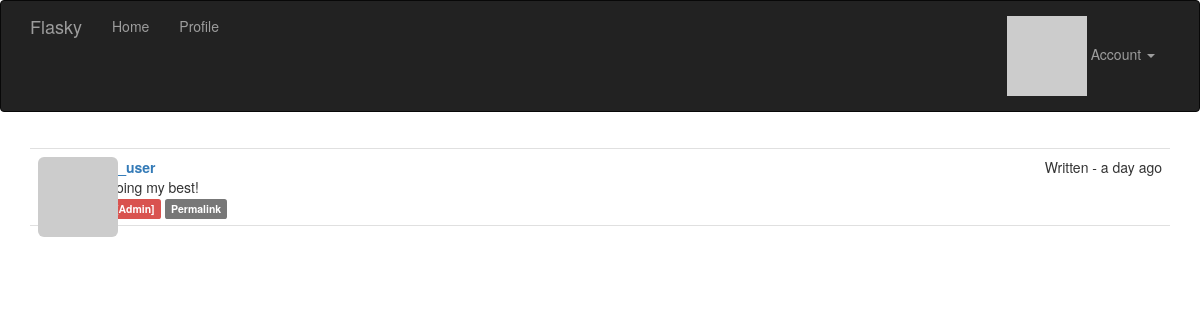
Page /post/1 (signed in) on the committed database.
### app/models.py (models this page shows, shortened)
class Post(db.Model):
    __tablename__ = 'posts'
    id = db.Column(db.Integer, primary_key=True)
    body = db.Column(db.Text)
    body_html = db.Column(db.Text)
    timestamp = db.Column(db.DateTime, index=True,
                          default=datetime.datetime.utcnow)
    author_id = db.Column(db.Integer, db.ForeignKey('users.id'))

class User(UserMixin, db.Model):
    __tablename__ = 'users'
    id = db.Column(db.Integer, primary_key=True)
    email = db.Column(db.String(64), unique=True, index=True)
    username = db.Column(db.String(64), unique=True, index=True)
    role_id = db.Column(db.Integer, db.ForeignKey('roles.id'))
    password_hash = db.Column(db.String(128))
    confirmed = db.Column(db.Boolean, default=False)
    name = db.Column(db.String(64))
    location = db.Column(db.String(64))
    about_me = db.Column(db.Text())
    member_since = db.Column(db.DateTime(),
                             default=datetime.datetime.utcnow)
    last_seen = db.Column(db.DateTime(),
                          default=datetime.datetime.utcnow)
    avatar_hash = db.Column(db.String(32))
    posts = db.relationship('Post', backref='author', lazy='dynamic')
    @property
    def password(self):
        raise AttributeError('password is not a readable attribute')
    def can(self, perm):
        return self.role is not None and self.role.has_permission(perm)
    def is_administrator(self):
        return self.can(Permission.ADMIN)
    def ping(self):
        self.last_seen = datetime.datetime.utcnow()
        db.session.add(self)
        db.session.commit()
    def gravatar(self, size=100, default='robohash', rating='g'):
        if request.is_secure:
            url = 'https://secure.gravatar.com/avatar'
        else:
            url = 'http://www.gravatar.com/avatar'
        hash = self.avatar_hash or self.gravatar_hash()
        return f'{url}/{hash}?s={size}&d={default}&r={rating}'

### app/main/views.py (the view)
@main.route('/post/<int:id>')
def post(id):
    post = Post.query.get_or_404(id)
    return render_template('post.html', posts=[post])

### app/auth/views.py (called while the page is built)
@auth.before_app_request
def before_request():
    if current_user.is_authenticated:
        current_user.ping()
        if  not current_user.confirmed \
            and request.endpoint \
            and request.blueprint != 'auth' \
            and request.endpoint != 'static':
            return redirect(url_for('auth.unconfirmed'))

### app/main/__init__.py (called while the page is built)
@main.app_context_processor
def inject_permissions():
    return dict(Permission=Permission)

### app/models.py (called while the page is built)
@login_manager.user_loader
def load_user(user_id):
    return User.query.get(int(user_id))

    def has_permission(self, perm):
        return self.permissions & perm == perm

### app/templates/post.html (shortened to what this page needs)
{% extends 'base.html' %}
{% import '_macros.html' as macros %}
{% block page_content %}
{% include '_posts.html' %}
{% endblock page_content %}

### app/templates/_posts.html
<ul class="posts">
    {% for post in posts %}
    <li class="post">
        <div class="post-thumbnail">
            <a hrer="{{ url_for('main.user', username=post.author.username) }}">
                <img class="img-rounded profile-thumbnail" src="{{ post.author.gravatar(size=40) }}">
            </a>
        </div>
        <div class="post-content">
            <div class="post-date">Written - {{ moment(post.timestamp).fromNow() }}</div>
            <div class="post-author"><a href="{{ url_for('main.user', username=post.author.username) }}">{{ post.author.username }}</a></div>
            <div class="post-body">
                {% if post.body_html %}
                    {{ post.body_html | safe }}
                {% else %}
                    {{ post.body }}
                {% endif %}
            </div>
            <div class="post-footer">
                {% if current_user == post.author %}
                <a href="{{ url_for('main.edit', id=post.id) }}"><span class="label label-primary">Edit</span></a>
                {% elif current_user.is_administrator() %}
                <a href="{{ url_for('main.edit', id=post.id) }}"><span class="label label-danger">Edit [Admin]</span></a>
                {% endif %}
                <a href="{{ url_for('main.post', id=post.id) }}"><span class="label label-default">Permalink</span></a>
            </div>
        </div>
    </li>
    {% endfor %}
</ul>

### app/static/styles.css (style rules this page uses)
.profile-thumbnail { position: absolute; }
ul.posts { list-style-type: none; padding: 0px; margin: 16px 0px 0px 0px; border-top: 1px solid #e0e0e0; }
ul.posts li.post { padding: 8px; border-bottom: 1px solid #e0e0e0; }
div.post-date { float: right; }
div.post-author { font-weight: bold; }
div.post-thumbnail { position: absolute; }
div.post-content { margin-left: 48px; min-height: 48px; }

### rows in the picture
Post: timestamp "a day ago", author.username "artur_user", body "I'm doing my best!"
